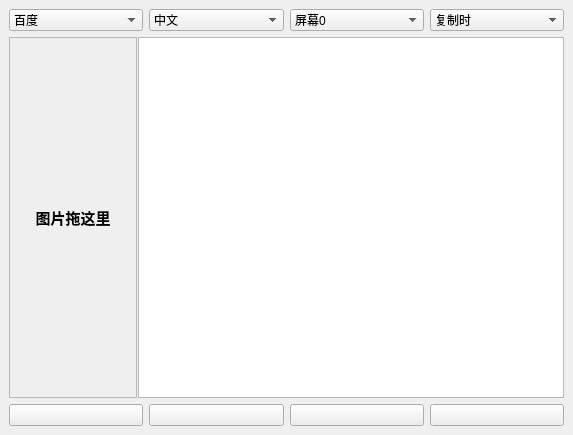
<?xml version="1.0" encoding="UTF-8"?>
<ui version="4.0">
 <class>Main_Window</class>
 <widget class="QMainWindow" name="Main_Window">
  <property name="geometry">
   <rect>
    <x>0</x>
    <y>0</y>
    <width>573</width>
    <height>435</height>
   </rect>
  </property>
  <property name="windowTitle">
   <string>OCRLite</string>
  </property>
  <property name="windowIcon">
   <iconset resource="icons.qrc">
    <normaloff>:/icons/OCRLite.svg</normaloff>:/icons/OCRLite.svg</iconset>
  </property>
  <widget class="QWidget" name="centralwidget">
   <layout class="QVBoxLayout" name="verticalLayout">
    <item>
     <layout class="QGridLayout" name="gridLayout_2">
      <item row="0" column="1">
       <widget class="QComboBox" name="box_lang">
        <property name="toolTip">
         <string>语言</string>
        </property>
        <item>
         <property name="text">
          <string>中文</string>
         </property>
         <property name="icon">
          <iconset resource="icons.qrc">
           <normaloff>:/icons/language.svg</normaloff>:/icons/language.svg</iconset>
         </property>
        </item>
        <item>
         <property name="text">
          <string>英文</string>
         </property>
         <property name="icon">
          <iconset resource="icons.qrc">
           <normaloff>:/icons/language.svg</normaloff>:/icons/language.svg</iconset>
         </property>
        </item>
       </widget>
      </item>
      <item row="0" column="0">
       <widget class="QComboBox" name="box_engine">
        <property name="toolTip">
         <string>引擎</string>
        </property>
        <item>
         <property name="text">
          <string>百度</string>
         </property>
         <property name="icon">
          <iconset resource="icons.qrc">
           <normaloff>:/icons/baidu.svg</normaloff>:/icons/baidu.svg</iconset>
         </property>
        </item>
        <item>
         <property name="text">
          <string>微软</string>
         </property>
         <property name="icon">
          <iconset resource="icons.qrc">
           <normaloff>:/icons/tex.svg</normaloff>:/icons/tex.svg</iconset>
         </property>
        </item>
        <item>
         <property name="text">
          <string>Tesseract</string>
         </property>
         <property name="icon">
          <iconset resource="icons.qrc">
           <normaloff>:/icons/google.svg</normaloff>:/icons/google.svg</iconset>
         </property>
        </item>
       </widget>
      </item>
      <item row="0" column="3">
       <widget class="QComboBox" name="box_sort">
        <property name="toolTip">
         <string>整理</string>
        </property>
        <item>
         <property name="text">
          <string>复制时</string>
         </property>
         <property name="icon">
          <iconset resource="icons.qrc">
           <normaloff>:/icons/sort.svg</normaloff>:/icons/sort.svg</iconset>
         </property>
        </item>
        <item>
         <property name="text">
          <string>即时</string>
         </property>
         <property name="icon">
          <iconset resource="icons.qrc">
           <normaloff>:/icons/sort.svg</normaloff>:/icons/sort.svg</iconset>
         </property>
        </item>
        <item>
         <property name="text">
          <string>永不</string>
         </property>
         <property name="icon">
          <iconset resource="icons.qrc">
           <normaloff>:/icons/sort.svg</normaloff>:/icons/sort.svg</iconset>
         </property>
        </item>
       </widget>
      </item>
      <item row="0" column="2">
       <widget class="QComboBox" name="box_screen">
        <property name="enabled">
         <bool>true</bool>
        </property>
        <property name="toolTip">
         <string>屏幕</string>
        </property>
        <item>
         <property name="text">
          <string>屏幕0</string>
         </property>
         <property name="icon">
          <iconset resource="icons.qrc">
           <normaloff>:/icons/screen.svg</normaloff>:/icons/screen.svg</iconset>
         </property>
        </item>
       </widget>
      </item>
     </layout>
    </item>
    <item>
     <widget class="QSplitter" name="splitter">
      <property name="sizePolicy">
       <sizepolicy hsizetype="Expanding" vsizetype="Expanding">
        <horstretch>0</horstretch>
        <verstretch>0</verstretch>
       </sizepolicy>
      </property>
      <property name="orientation">
       <enum>Qt::Horizontal</enum>
      </property>
      <property name="handleWidth">
       <number>1</number>
      </property>
      <widget class="QLabel" name="image_viewer">
       <property name="sizePolicy">
        <sizepolicy hsizetype="Expanding" vsizetype="Expanding">
         <horstretch>0</horstretch>
         <verstretch>0</verstretch>
        </sizepolicy>
       </property>
       <property name="font">
        <font>
         <pointsize>11</pointsize>
         <weight>75</weight>
         <bold>true</bold>
        </font>
       </property>
       <property name="frameShape">
        <enum>QFrame::StyledPanel</enum>
       </property>
       <property name="frameShadow">
        <enum>QFrame::Sunken</enum>
       </property>
       <property name="text">
        <string>图片拖这里</string>
       </property>
       <property name="alignment">
        <set>Qt::AlignCenter</set>
       </property>
      </widget>
      <widget class="QTextEdit" name="text_editor"/>
     </widget>
    </item>
    <item>
     <layout class="QGridLayout" name="gridLayout">
      <item row="0" column="3">
       <widget class="QPushButton" name="btn_copy">
        <property name="toolTip">
         <string>复制</string>
        </property>
        <property name="text">
         <string/>
        </property>
        <property name="icon">
         <iconset resource="icons.qrc">
          <normaloff>:/icons/copy.svg</normaloff>:/icons/copy.svg</iconset>
        </property>
        <property name="autoDefault">
         <bool>false</bool>
        </property>
       </widget>
      </item>
      <item row="0" column="4">
       <widget class="QPushButton" name="btn_screenshot">
        <property name="toolTip">
         <string>截图</string>
        </property>
        <property name="text">
         <string/>
        </property>
        <property name="icon">
         <iconset resource="icons.qrc">
          <normaloff>:/icons/screenshot.svg</normaloff>:/icons/screenshot.svg</iconset>
        </property>
        <property name="iconSize">
         <size>
          <width>32</width>
          <height>16</height>
         </size>
        </property>
        <property name="autoExclusive">
         <bool>true</bool>
        </property>
        <property name="default">
         <bool>false</bool>
        </property>
       </widget>
      </item>
      <item row="0" column="1">
       <widget class="QPushButton" name="btn_setting">
        <property name="toolTip">
         <string>设置</string>
        </property>
        <property name="text">
         <string/>
        </property>
        <property name="icon">
         <iconset resource="icons.qrc">
          <normaloff>:/icons/setting.svg</normaloff>:/icons/setting.svg</iconset>
        </property>
       </widget>
      </item>
      <item row="0" column="2">
       <widget class="QPushButton" name="btn_append">
        <property name="enabled">
         <bool>true</bool>
        </property>
        <property name="toolTip">
         <string>追加</string>
        </property>
        <property name="text">
         <string/>
        </property>
        <property name="icon">
         <iconset resource="icons.qrc">
          <normaloff>:/icons/add.svg</normaloff>:/icons/add.svg</iconset>
        </property>
        <property name="checkable">
         <bool>true</bool>
        </property>
        <property name="autoDefault">
         <bool>false</bool>
        </property>
        <property name="default">
         <bool>false</bool>
        </property>
        <property name="flat">
         <bool>false</bool>
        </property>
       </widget>
      </item>
     </layout>
    </item>
   </layout>
  </widget>
 </widget>
 <resources>
  <include location="icons.qrc"/>
 </resources>
 <connections/>
</ui>
